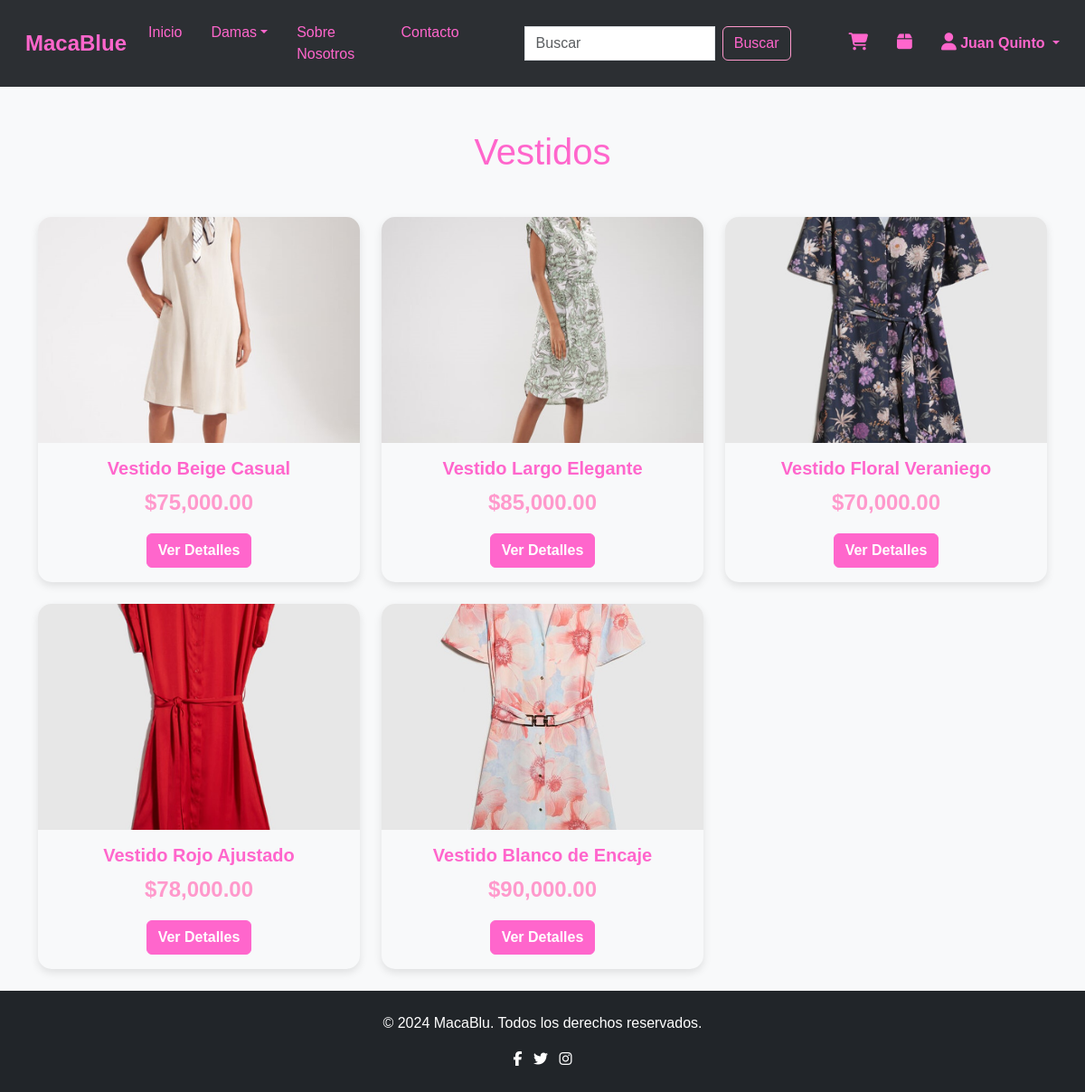
/view/productos.php?subcategoria=Vestidos (signed in), run on the app's committed database.
### tables this page shows
CREATE TABLE `categorias` (
  `categoria_id` int(11) NOT NULL,
  `nombreCategoria` varchar(100) NOT NULL,
  `subcategorias` varchar(255) NOT NULL,
  `created_at` timestamp NOT NULL DEFAULT current_timestamp()
);

CREATE TABLE `productos` (
  `producto_id` int(11) NOT NULL,
  `nombreProducto` varchar(255) NOT NULL,
  `categoriaProducto` int(11) DEFAULT NULL,
  `subcategoriaProducto` varchar(255) DEFAULT NULL,
  `precioProducto` decimal(10,2) NOT NULL,
  `stockProducto` int(11) NOT NULL,
  `estadoProducto` enum('Disponible','No disponible') NOT NULL,
  `tallas` varchar(255) DEFAULT NULL,
  `colorProducto` varchar(50) DEFAULT NULL,
  `materialProducto` varchar(50) DEFAULT NULL,
  `descripcionProducto` text DEFAULT NULL,
  `fotosProducto` text DEFAULT NULL
);

### view/productos.php (the view, shortened to what this page needs)
<?php
$servername = "localhost";
$username = "root";
$password = "";
$dbname = "macablue";
$conn = new mysqli($servername, $username, $password, $dbname);
$sql = "SELECT nombreCategoria, subcategorias FROM categorias";
$resultCategorias = $conn->query($sql);
?>
<!DOCTYPE html>
<html lang="es">
<head>
    <link rel="stylesheet" href="https://cdnjs.cloudflare.com/ajax/libs/font-awesome/6.5.0/css/all.min.css">
    <link href="https://cdn.jsdelivr.net/npm/bootstrap@5.3.3/dist/css/bootstrap.min.css" rel="stylesheet">
    <link rel="stylesheet" href="/MacaBlue/assets/css/style.css">
    <link rel="stylesheet" href="/MacaBlue/assets/css/nav.css">
</head>
<body>
<nav class="navbar navbar-expand-lg navbar-custom" style="background-color: var(--fondo-oscuro);">
        <div class="container-fluid">
            <a class="navbar-brand" href="/MacaBlue/view/productos.php" style="color: var(--fucsia-claro); font-weight: bold;">MacaBlue</a>
            <div class="collapse navbar-collapse" id="navbarNav">
                <ul class="navbar-nav me-auto mb-2 mb-lg-0">
                    <li class="nav-item">
                        <a class="nav-link" href="/MacaBlue/view/productos.php">Inicio</a>
                    </li>
                    <?php
                    if ($resultCategorias->num_rows > 0) {
                        while ($row = $resultCategorias->fetch_assoc()) {
                            $categoria = $row['nombreCategoria'];
                            echo '<li class="nav-item dropdown">';
                            echo '<a class="nav-link dropdown-toggle" href="#" id="dropdown' . htmlspecialchars($categoria) . '" role="button" data-bs-toggle="dropdown" aria-expanded="false">';
                            echo htmlspecialchars($categoria);
                            echo '</a>';
                            echo '<ul class="dropdown-menu" aria-labelledby="dropdown' . htmlspecialchars($categoria) . '">';
                            echo '</ul></li>';
                        }
                    } else {
                        echo '<li><a class="nav-link" href="#">No hay categorías</a></li>';
                    }
                    ?>
                    <li class="nav-item">
                        <a class="nav-link" href="/MacaBlue/view/sobre_nosotros.php">Sobre Nosotros</a>
                    </li>
                    <li class="nav-item">
                        <a class="nav-link" href="/MacaBlue/view/contacto.php">Contacto</a>
                    </li>
                </ul>
                <form class="d-flex mx-5" action="/MacaBlue/view/buscar.php" method="get">
                    <input class="form-control me-2" type="search" placeholder="Buscar" aria-label="Buscar" name="query">
                    <button class="btn btn-outline-success" type="submit">Buscar</button>
                </form>
                <a class="nav-link me-3" href="/MacaBlue/view/carrito.php" style="color: var(--fondo-claro);">
                    <i class="fas fa-shopping-cart"></i>
                </a>
                <a class="nav-link me-3" href="/MacaBlue/view/pedido.php" style="color: var(--fondo-claro);">
                    <i class="fas fa-box"></i>
                </a>
                <?php if (isset($_SESSION['cliente_id'])) : ?>
                    <div class="nav-item dropdown">
                        <a class="nav-link dropdown-toggle" href="#" id="userDropdown" role="button" data-bs-toggle="dropdown" aria-expanded="false" style="color: var(--fucsia-claro); font-weight: bold;">
                            <i class="fas fa-user"></i> <?php echo htmlspecialchars($_SESSION['nombreUsuario']) . ' ' . htmlspecialchars($_SESSION['apellidoUsuario']); ?>
                        </a>
                    </div>
                <?php else : ?>
                    <a class="nav-link" href="/MacaBlue/view/ingreso.php" style="color: var(--fucsia-claro); font-weight: bold;">
                        <i class="fas fa-user"></i> Iniciar sesión
                    </a>
                <?php endif; ?>
            </div>
        </div>
    </nav>
    <?php
    $subcategoria = isset($_GET['subcategoria']) ? trim($conn->real_escape_string($_GET['subcategoria'])) : null;
    if ($subcategoria) {
        $sqlProductos = "SELECT * FROM productos WHERE estadoProducto = 'Disponible' AND subcategoriaProducto = '$subcategoria'";
    } else {
        $sqlProductos = "SELECT * FROM productos WHERE estadoProducto = 'Disponible'";
    }
    $resultProductos = $conn->query($sqlProductos);
    ?>
    <div class="container mt-5">
        <h1 class="text-center mb-5" style="color: var(--fucsia-claro);">
            <?php echo htmlspecialchars($subcategoria ?? 'Productos Destacados'); ?>
        </h1>
        <div class="row">
            <?php
            if ($resultProductos === false) {
                echo "<p>Error en la consulta: " . $conn->error . "</p>";
            } elseif ($resultProductos->num_rows > 0) {
                while ($row = $resultProductos->fetch_assoc()) {
                    echo '<div class="col-md-4 mb-4">';
                    echo '<div class="card product-card" data-bs-toggle="modal" data-bs-target="#productModal' . $row['producto_id'] . '">';
                    $foto = !empty($row['fotosProducto']) ? '../Admin/uploads/' . $row['fotosProducto'] : '../Admin/uploads/default.jpg';
                    echo '<img src="' . htmlspecialchars($foto) . '" class="card-img-top product-img" alt="' . htmlspecialchars($row['nombreProducto']) . '">';
                    echo '<div class="card-body text-center">';
                    echo '<h5 class="card-title">' . htmlspecialchars($row['nombreProducto']) . '</h5>';
                    echo '<p class="price">$' . number_format($row['precioProducto'], 2) . '</p>';
                    echo '<a href="#" class="btn btn-primary" data-bs-toggle="modal" data-bs-target="#productModal' . $row['producto_id'] . '">Ver Detalles</a>';
                    echo '</div>';
                    echo '</div>';
                    echo '</div>';
                }
            } else {
                echo '<p class="text-center">No hay productos disponibles en esta subcategoría.</p>';
            }
            ?>
        </div>
    </div>
    <?php include 'footer.php'; ?>
</body>
</html>

### assets/css/style.css (style rules this page uses)
:root { --fucsia-claro: #ff66cc; --fucsia-pastel: #ff99cc; --fondo-oscuro: #2c2f33; --fondo-claro: #f8f9fa; --fuente-bonita: 'Poppins', sans-serif; }
body { font-family: var(--fuente-bonita); background-color: var(--fondo-claro); color: var(--fondo-oscuro); }
.product-card { transition: transform 0.3s ease, box-shadow 0.3s ease; cursor: pointer; border: none; overflow: hidden; border-radius: 15px; box-shadow: 0 4px 10px rgba(0, 0, 0, 0.1); background-color: var(--fondo-claro); }
.product-img { height: 250px; width: 100%; object-fit: cover; }
.price { font-size: 1.5em; color: var(--fucsia-pastel); font-weight: bold; }
.card-title { color: var(--fucsia-claro); font-weight: bold; }
.btn-primary { background-color: var(--fucsia-claro) !important; border-color: var(--fucsia-claro) !important; font-weight: bold; color: white !important; outline: none !important; box-shadow: none !important; }

### assets/css/nav.css (style rules this page uses)
.navbar-custom { background-color: var(--fondo-oscuro); padding: 1rem; }
.navbar-custom .navbar-brand { color: var(--fucsia-claro); font-size: 1.5rem; font-weight: bold; }
.navbar-custom .navbar-nav .nav-link { color: var(--fucsia-claro); margin-right: 1rem; transition: color 0.3s ease; }
.navbar-custom .form-control { border-radius: 0; }
.navbar-custom .btn-outline-success { color: var(--fucsia-claro); border-color: var(--fucsia-pastel); }
.navbar-custom .nav-link i { color: var(--fucsia-claro); font-size: 1.2rem; margin-left: 1rem; transition: color 0.3s ease; }

### data on the page
categorias: nombreCategoria "Damas"
productos: fotosProducto (picture), nombreProducto "Vestido Beige Casual", precioProducto "75,000.00"
productos: fotosProducto (picture), nombreProducto "Vestido Largo Elegante", precioProducto "85,000.00"
productos: fotosProducto (picture), nombreProducto "Vestido Floral Veraniego", precioProducto "70,000.00"
productos: fotosProducto (picture), nombreProducto "Vestido Rojo Ajustado", precioProducto "78,000.00"
productos: fotosProducto (picture), nombreProducto "Vestido Blanco de Encaje", precioProducto "90,000.00"

### other printed values
$_SESSION['nombreUsuario'] "Juan"
$_SESSION['apellidoUsuario'] "Quinto"
$subcategoria "Vestidos"
